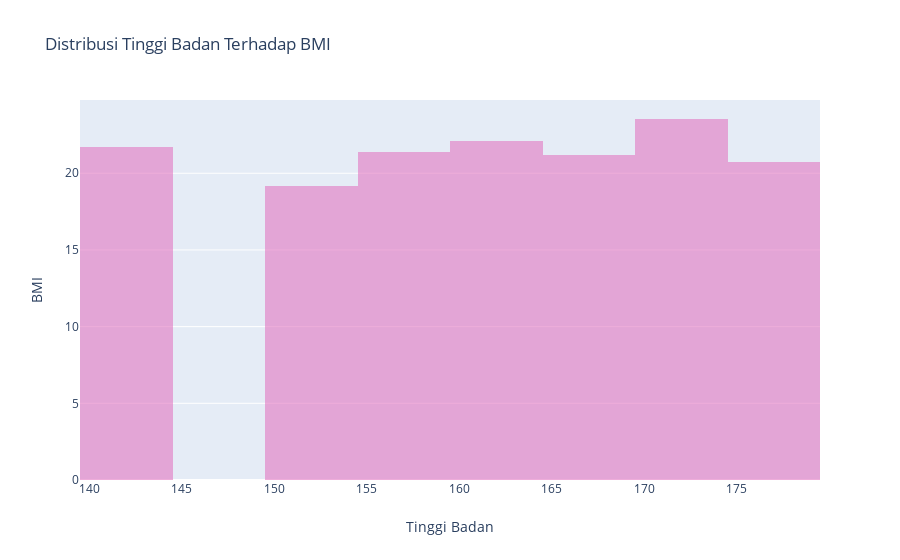

Notebook source saved alongside this figure:
### Code cell
data = go.Histogram(
    x = df['tinggi'],
    y = df['bmi'],
    histfunc = "avg",
    name = 'Tinggi Badan',
    marker = dict(color = '#e377c2', opacity=0.6),
)
layout = go.Layout(title='Distribusi Tinggi Badan Terhadap BMI',
                  xaxis=dict(title='Tinggi Badan'),
                   yaxis=dict(title='BMI'),
                  )
fig = go.Figure(data=data, layout=layout)
iplot(fig, filename='tinggi-bmi')

### Figure 1 — Plotly figure (JSON) as saved in the notebook; plotly's stock layout.template omitted (floating-point values rounded to 4 significant figures)
{"data": [{"histfunc": "avg", "marker": {"color": "#e377c2", "opacity": 0.6}, "name": "Tinggi Badan", "type": "histogram", "x": [173, 164, 170, 171, 165, 167, 156, 152, 178, 164, 157, 160, 171, 168, 178, 156, 155, 178, 173, 158, 165, 165, 158, 163, 153, 170, 165, 169, 144, 170, 168, 170, 162, 165], "y": [23.72, 20.45, 22.15, 27.36, 20.57, 16.14, 21.37, 20.78, 26.83, 27.14, 28.4, 27.34, 20.86, 24.8, 16.41, 17.26, 15.82, 18.94, 35.75, 18.83, 20.2, 18.37, 26.84, 18.82, 17.51, 17.3, 27.55, 15.76, 21.7, 19.03, 18.42, 22.15, 16.77, 29.02]}], "layout": {"title": {"text": "Distribusi Tinggi Badan Terhadap BMI"}, "xaxis": {"title": {"text": "Tinggi Badan"}}, "yaxis": {"title": {"text": "BMI"}}}}
